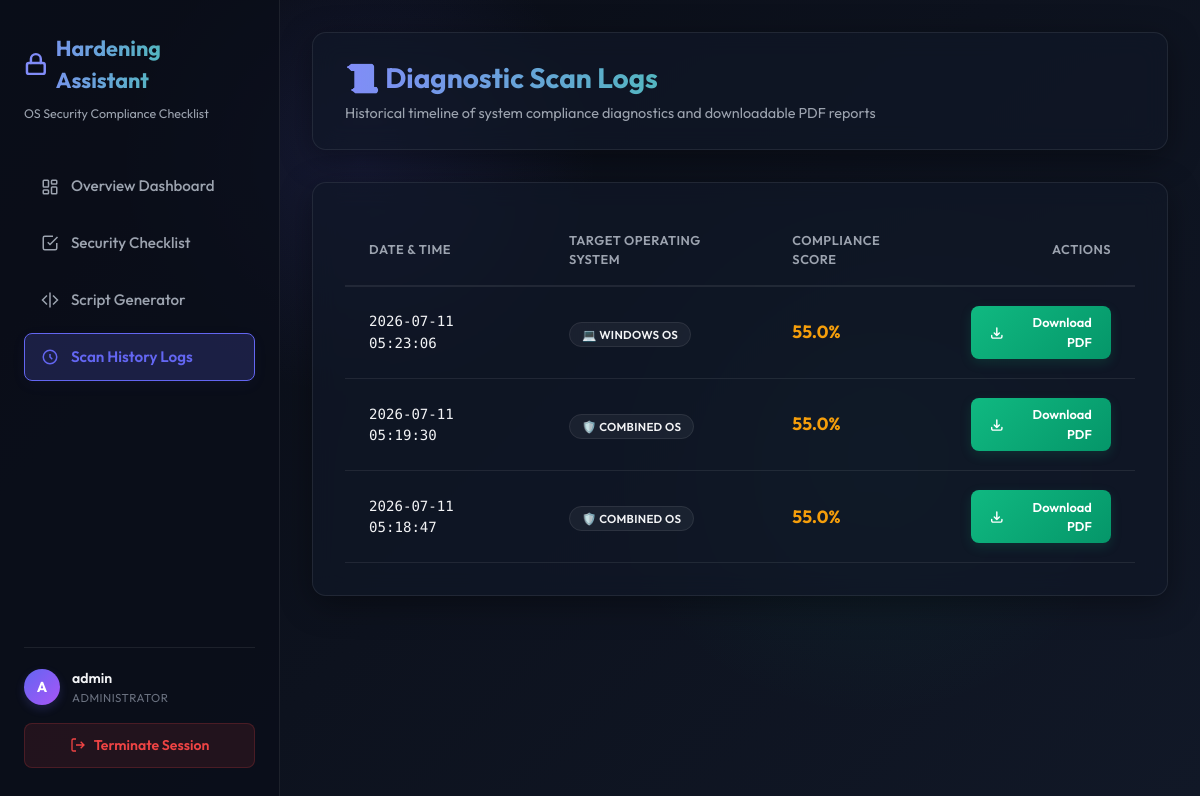
Page /history/ (signed in) on the committed database.
### hardening_app/models.py (models this page shows, shortened)
class ScanReport(models.Model):
    timestamp = models.DateTimeField(auto_now_add=True)
    platform = models.CharField(max_length=20)  # 'windows' or 'linux'
    score = models.FloatField()  # compliance percentage (0 to 100)
    passed_checks = models.TextField()  # JSON-encoded array or comma-separated rule IDs
    failed_checks = models.TextField()  # JSON-encoded array or comma-separated rule IDs

### hardening_app/views.py (the view)
# urls.py: path('history/', views.history_view, name='history'),
@login_required
def history_view(request):
    context = get_base_context()
    context['active_slide'] = 'history'
    reports = ScanReport.objects.filter(platform__in=['windows', 'linux', 'android', 'combined']).order_by('-timestamp')
    context['reports'] = reports
    return render(request, 'history.html', context)

### templates/history.html (shortened to what this page needs)
{% extends 'base.html' %}
{% load static %}
{% block content %}
<header class="glass-panel" style="margin-bottom: 2rem; display: flex; justify-content: space-between; align-items: center; padding: 1.5rem 2rem; flex-wrap: wrap; gap: 1.5rem;">
  <div class="logo-section">
    <h2 style="font-size: 1.75rem; font-weight: 700; background: linear-gradient(90deg, #818cf8 0%, #34d399 100%); -webkit-background-clip: text; -webkit-text-fill-color: transparent; display: flex; align-items: center; gap: 0.5rem;">
      📜 Diagnostic Scan Logs
    </h2>
    <p style="color: var(--text-secondary); font-size: 0.9rem; margin-top: 0.25rem;">Historical timeline of system compliance diagnostics and downloadable PDF reports</p>
  </div>
</header>
<div class="glass-panel" style="padding: 2rem; overflow-x: auto;">
  <table class="history-table" style="width: 100%; border-collapse: collapse; min-width: 600px;">
    <thead>
      <tr style="border-bottom: 2px solid var(--panel-border); text-align: left;">
        <th style="padding: 1rem 1.5rem; color: var(--text-secondary); font-size: 0.8rem; font-weight: 600; text-transform: uppercase; letter-spacing: 0.5px;">Date & Time</th>
        <th style="padding: 1rem 1.5rem; color: var(--text-secondary); font-size: 0.8rem; font-weight: 600; text-transform: uppercase; letter-spacing: 0.5px;">Target Operating System</th>
        <th style="padding: 1rem 1.5rem; color: var(--text-secondary); font-size: 0.8rem; font-weight: 600; text-transform: uppercase; letter-spacing: 0.5px;">Compliance Score</th>
        <th style="padding: 1rem 1.5rem; color: var(--text-secondary); font-size: 0.8rem; font-weight: 600; text-transform: uppercase; letter-spacing: 0.5px; text-align: right;">Actions</th>
      </tr>
    </thead>
    <tbody>
      {% for report in reports %}
      <tr style="border-bottom: 1px solid var(--panel-border); transition: background var(--transition-fast);">
        <td style="padding: 1.2rem 1.5rem; font-family: var(--font-mono); font-size: 0.88rem; color: var(--text-primary);">
          {{ report.timestamp|date:"Y-m-d H:i:s" }}
        </td>
        <td style="padding: 1.2rem 1.5rem;">
          <span class="badge" style="background: rgba(255,255,255,0.05); color: var(--text-primary); border: 1px solid var(--panel-border); font-size: 0.72rem; padding: 0.25rem 0.75rem; border-radius: 30px;">
            {% if report.platform == 'windows' %}
              💻 WINDOWS OS
            {% elif report.platform == 'linux' %}
              🐧 LINUX OS
            {% else %}
              🛡️ COMBINED OS
            {% endif %}
          </span>
        </td>
        <td style="padding: 1.2rem 1.5rem; font-weight: 700; font-size: 1.1rem; color: {% if report.score >= 80 %}var(--success){% elif report.score >= 50 %}var(--warning){% else %}var(--danger){% endif %};">
          {{ report.score }}%
        </td>
        <td style="padding: 1.2rem 1.5rem; text-align: right;">
          <a href="{% url 'download_pdf' platform=report.platform %}" class="primary-btn" style="display: inline-flex; text-decoration: none; padding: 0.45rem 1.2rem; font-size: 0.8rem; background: linear-gradient(135deg, #10b981 0%, #059669 100%); font-weight: 600; border-radius: var(--radius-sm); align-items: center; gap: 0.25rem; box-shadow: 0 4px 12px rgba(16, 185, 129, 0.15);" title="Download compiled PDF certificate for this run">
            <svg width="14" height="14" fill="none" stroke="currentColor" stroke-width="2.5" viewBox="0 0 24 24" style="vertical-align: middle;">
              <path stroke-linecap="round" stroke-linejoin="round" d="M3 16.5v2.25A2.25 2.25 0 005.25 21h13.5A2.25 2.25 0 0021 18.75V16.5M16.5 12L12 16.5m0 0L7.5 12m4.5 4.5V3" />
            </svg>
            Download PDF
          </a>
        </td>
      </tr>
      {% endfor %}
    </tbody>
  </table>
</div>
{% endblock %}

### templates/base.html (shortened to what this page needs)
{% load static %}
<!DOCTYPE html>
<html lang="en">
<head>
  <link rel="stylesheet" href="{% static 'css/style.css' %}">
</head>
<body>
  <div class="ambient-glow-1"></div>
  <div class="ambient-glow-2"></div>
  <div class="app-wrapper">
    <aside class="sidebar-panel">
      <div class="sidebar-top">
        <div class="sidebar-header">
          <div class="sidebar-logo">
            <svg width="24" height="24" viewBox="0 0 24 24" fill="none" stroke="currentColor" stroke-width="2.5" stroke-linecap="round" stroke-linejoin="round">
              <rect x="3" y="11" width="18" height="11" rx="2" ry="2"></rect>
              <path d="M7 11V7a5 5 0 0 1 10 0v4"></path>
            </svg>
            Hardening Assistant
          </div>
          <span class="sidebar-tagline">OS Security Compliance Checklist</span>
        </div>
        <nav class="sidebar-menu">
          <a href="{% url 'dashboard' %}" class="menu-item {% if active_slide == 'dashboard' %}active{% endif %}">
            <svg viewBox="0 0 24 24" fill="none" stroke="currentColor" stroke-width="2">
              <rect x="3" y="3" width="7" height="9" rx="1"></rect>
              <rect x="14" y="3" width="7" height="5" rx="1"></rect>
              <rect x="14" y="12" width="7" height="9" rx="1"></rect>
              <rect x="3" y="16" width="7" height="5" rx="1"></rect>
            </svg>
            Overview Dashboard
          </a>
          <a href="{% url 'checklist' %}" class="menu-item {% if active_slide == 'checklist' %}active{% endif %}">
            <svg viewBox="0 0 24 24" fill="none" stroke="currentColor" stroke-width="2">
              <path d="M9 11l3 3L22 4"></path>
              <path d="M21 12v7a2 2 0 0 1-2 2H5a2 2 0 0 1-2-2V5a2 2 0 0 1 2-2h11"></path>
            </svg>
            Security Checklist
          </a>
          <a href="{% url 'script' %}" class="menu-item {% if active_slide == 'script' %}active{% endif %}">
            <svg viewBox="0 0 24 24" fill="none" stroke="currentColor" stroke-width="2">
              <path d="M16 18l6-6-6-6M8 6l-6 6 6 6M12 2v20"></path>
            </svg>
            Script Generator
          </a>
          <a href="{% url 'history' %}" class="menu-item {% if active_slide == 'history' %}active{% endif %}">
            <svg viewBox="0 0 24 24" fill="none" stroke="currentColor" stroke-width="2">
              <path d="M12 8v4l3 3m6-3a9 9 0 11-18 0 9 9 0 0118 0z"></path>
            </svg>
            Scan History Logs
          </a>
        </nav>
      </div>
      <div class="sidebar-footer">
        <div class="user-profile">
          <div class="user-avatar">
            {{ user.username|slice:":1"|upper }}
          </div>
          <div class="user-info">
            <span class="username-lbl">{{ user.username }}</span>
            <span class="role-lbl">Administrator</span>
          </div>
        </div>
        <a href="{% url 'logout' %}" class="terminate-btn" title="Terminate current secure session">
          <svg viewBox="0 0 24 24" fill="none" stroke="currentColor" stroke-width="2">
            <path d="M9 21H5a2 2 0 0 1-2-2V5a2 2 0 0 1 2-2h4M16 17l5-5-5-5M21 12H9"></path>
          </svg>
          Terminate Session
        </a>
      </div>
    </aside>
    <main class="main-workspace">
      {% block content %}{% endblock %}
    </main>
  </div>
</body>
</html>

### hardening_app/static/css/style.css (style rules this page uses)
:root { --bg-dark: #090c15; --bg-gradient: linear-gradient(135deg, #090c15 0%, #111827 100%); --panel-bg: rgba(17, 24, 39, 0.7); --panel-border: rgba(255, 255, 255, 0.08); --panel-hover-border: rgba(99, 102, 241, 0.35); --primary: #6366f1; --primary-hover: #4f46e5; --primary-glow: rgba(99, 102, 241, 0.2); --success: #10b981; --success-glow: rgba(16, 185, 129, 0.15); --warning: #f59e0b; --warning-glow: rgba(245, 158, 11, 0.15); --danger: #ef4444; --danger-glow: rgba(239, 68, 68, 0.15); --text-primary: #f3f4f6; --text-secondary: #9ca3af; --text-muted: #6b7280; --font-sans: 'Outfit', -apple-system, BlinkMacSystemFont, "Segoe UI", Roboto, sans-serif; --font-mono: 'Fira Code', Consolas, Monaco, monospace; --radius-sm: 8px; --radius-md: 14px; --radius-lg: 20px; --transition-fast: 0.2s cubic-bezier(0.4, 0, 0.2, 1); --transition-normal: 0.3s cubic-bezier(0.4, 0, 0.2, 1); }
* { box-sizing: border-box; margin: 0; padding: 0; }
body { background: var(--bg-gradient); color: var(--text-primary); font-family: var(--font-sans); min-height: 100vh; overflow-x: hidden; line-height: 1.5; }
.glass-panel { background: var(--panel-bg); backdrop-filter: blur(12px); -webkit-backdrop-filter: blur(12px); border: 1px solid var(--panel-border); border-radius: var(--radius-md); box-shadow: 0 8px 32px 0 rgba(0, 0, 0, 0.37); transition: border-color var(--transition-fast), box-shadow var(--transition-fast); }
.ambient-glow-1 { position: absolute; top: -10%; left: 10%; width: 40vw; height: 40vw; background: radial-gradient(circle, rgba(99, 102, 241, 0.12) 0%, rgba(0,0,0,0) 70%); z-index: -1; pointer-events: none; }
.ambient-glow-2 { position: absolute; bottom: 10%; right: 5%; width: 45vw; height: 45vw; background: radial-gradient(circle, rgba(16, 185, 129, 0.08) 0%, rgba(0,0,0,0) 70%); z-index: -1; pointer-events: none; }
header { display: flex; justify-content: space-between; align-items: center; padding: 1.5rem 2rem; flex-wrap: wrap; gap: 1.5rem; }
.logo-section p { color: var(--text-secondary); font-size: 0.9rem; margin-top: 0.25rem; }
.badge { padding: 0.25rem 0.6rem; border-radius: 50px; font-size: 0.75rem; font-weight: 600; text-transform: uppercase; letter-spacing: 0.3px; }
.primary-btn { background: var(--primary); color: white; border: none; padding: 0.6rem 1.2rem; font-size: 0.88rem; font-weight: 600; cursor: pointer; display: flex; align-items: center; gap: 0.35rem; border-radius: var(--radius-sm); transition: background var(--transition-fast), box-shadow var(--transition-fast); }

### rows in the picture
ScanReport: timestamp "2026-07-11 05:23:06", platform "💻 WINDOWS OS", score "55.0"
ScanReport: timestamp "2026-07-11 05:19:30", platform "🛡️ COMBINED OS", score "55.0"
ScanReport: timestamp "2026-07-11 05:18:47", platform "🛡️ COMBINED OS", score "55.0"

### other values in the picture
{{ user.username|slice:":1"|upper }} "A"
{{ user.username }} "admin"
